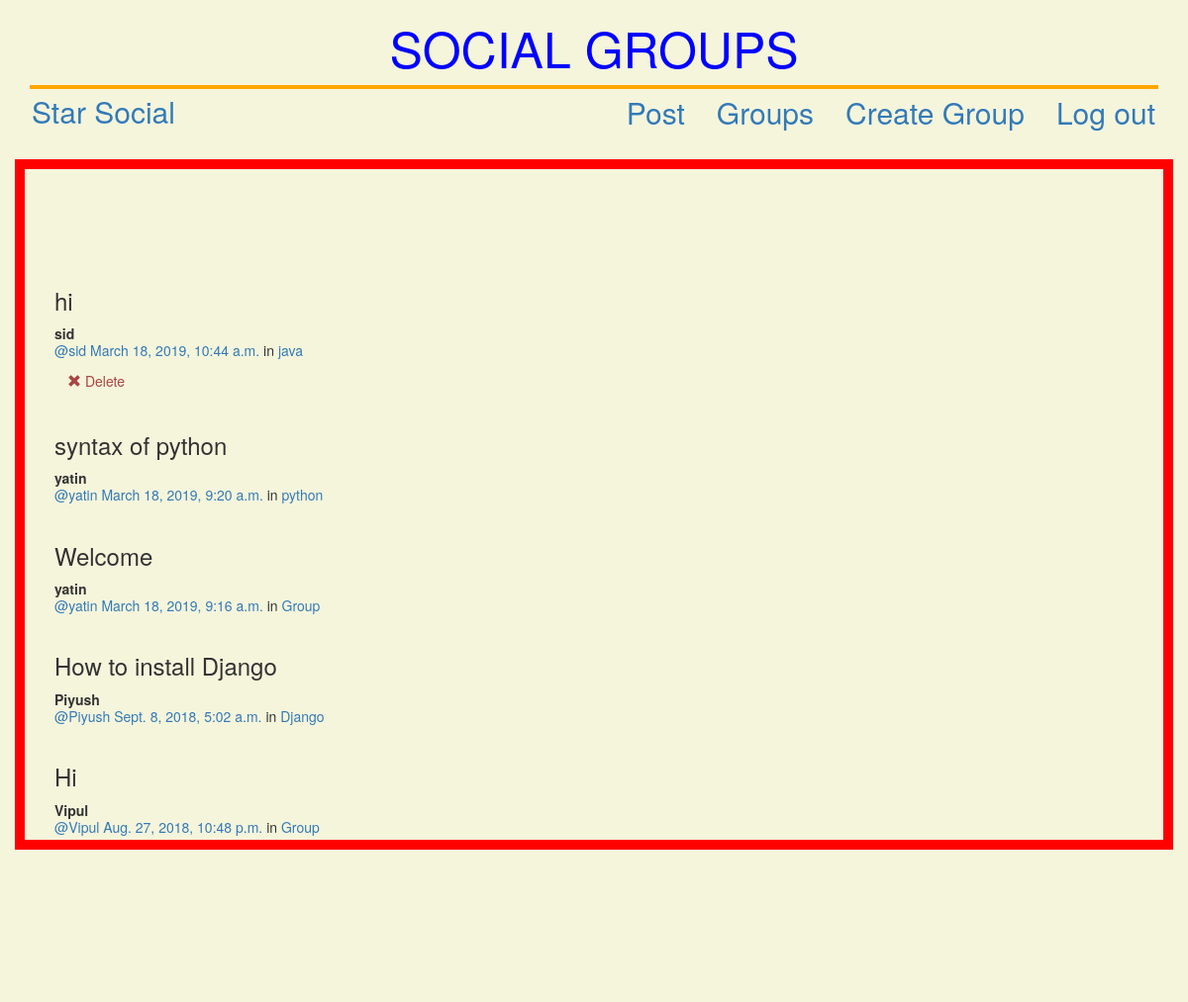
Screenshot of /posts/ (signed in) with the database file from the repository.
### posts/models.py (models this page shows, shortened)
class Post(models.Model):
    user = models.ForeignKey(User, related_name="posts", on_delete=models.CASCADE)
    created_at = models.DateTimeField(auto_now=True)
    message = models.TextField()
    message_html = models.TextField(editable=False)
    group = models.ForeignKey(Group, related_name="posts",null=True, blank=True, on_delete=models.CASCADE)
    class Meta:
        ordering = ["-created_at"]
        unique_together = ["user", "message"]

### groups/models.py (models this page shows, shortened)
class Group(models.Model):
    name = models.CharField(max_length=255, unique=True)
    slug = models.SlugField(allow_unicode=True, unique=True)
    description = models.TextField(blank=True, default='')
    description_html = models.TextField(editable=False, default='', blank=True)
    members = models.ManyToManyField(User,through="GroupMember")
    class Meta:
        ordering = ["name"]

### posts/views.py (the view)
# urls.py: path("", views.PostList.as_view(), name="all"),
class PostList(SelectRelatedMixin, generic.ListView):
    model = models.Post
    select_related = ("user", "group")

### posts/templates/posts/post_list.html (shortened to what this page needs)
{% extends "posts/post_base.html" %}
{% load staticfiles %}
{% block post_content %}
<div class="col-md-8">
	{% for post in post_list %}
  {% include "posts/_post.html" %}
	{% endfor %}
</div>
{% endblock %}

### posts/templates/posts/_post.html
<div class="post media">
	<h3>{{ post.message_html|safe }}</h3>
	<div class="media-body">
		<strong>{{ post.user.username }}</strong>
		<h5 class="media-heading">
			<span class="username"><a href="{% url 'posts:for_user' username=post.user.username %}">@{{ post.user.username }}</a></span>
			<time class="time"><a href="{% url 'posts:single' username=post.user.username pk=post.pk %}">{{ post.created_at }}</a></time>
			{% if post.group %}
			<span class="group-name">in <a href="#">{{ post.group.name }}</a></span>
			{% endif %}
		</h5>
		<div class="media-footer">
			{% if user.is_authenticated and post.user == user and not hide_delete %}
				<a href="{% url 'posts:delete' pk=post.pk %}" title="delete" class="btn btn-simple">
					<span class="glyphicon glyphicon-remove text-danger" aria-hidden="true"></span>
					<span class="text-danger icon-label">Delete</span>
				</a>
			{% endif %}
		</div>
	</div>
</div>

### static/css/master.css (style rules this page uses)
html, body { height: 100%; width: 100%; overflow: hidden; background: #191063; margin: 0; background-color:red; }

### rows the page displays
Post: message_html "hi", user.username "sid", created_at "March 18, 2019, 10:44 a.m.", group.name "java", shows "Delete"
Post: message_html "syntax of python", user.username "yatin", created_at "March 18, 2019, 9:20 a.m.", group.name "python"
Post: message_html "Welcome", user.username "yatin", created_at "March 18, 2019, 9:16 a.m.", group.name "Group"
Post: message_html "How to install Django", user.username "Piyush", created_at "Sept. 8, 2018, 5:02 a.m.", group.name "Django"
Post: message_html "Hi", user.username "Vipul", created_at "Aug. 27, 2018, 10:48 p.m.", group.name "Group"
